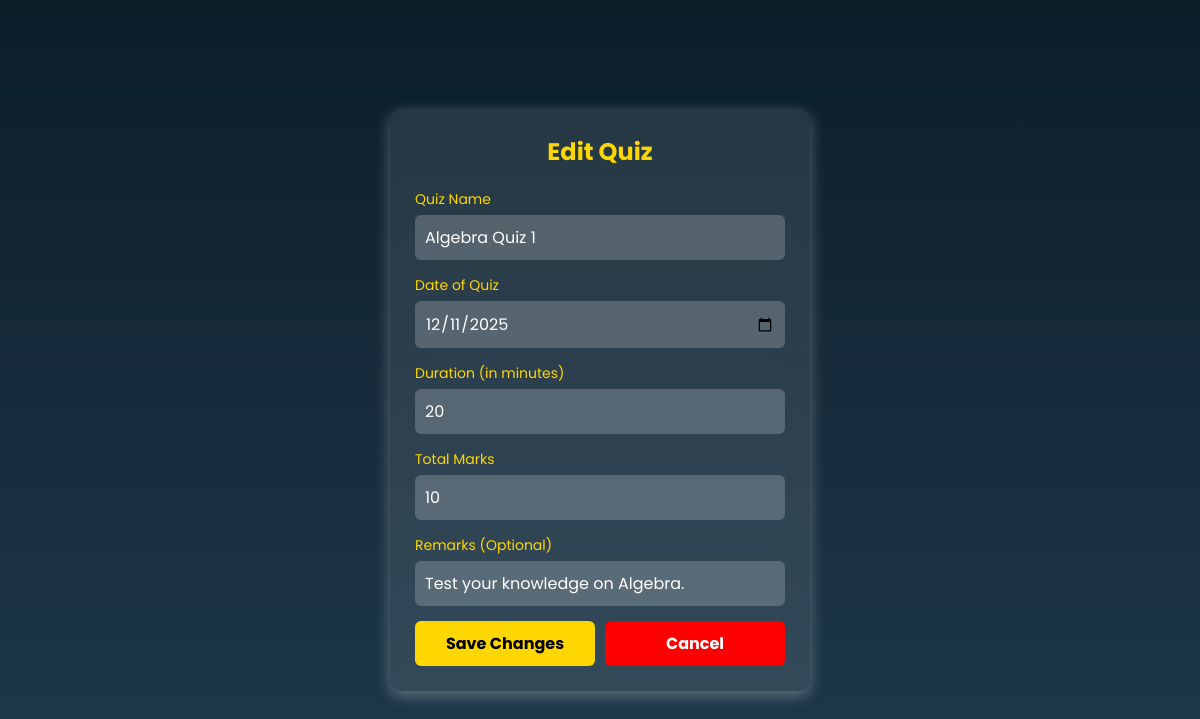
/edit-quiz/1, run on the app's committed database.
### models/database.py (models this page shows)
class Quiz(db.Model):
    __tablename__ = 'quiz'
    quiz_id = db.Column(db.Integer, primary_key=True, autoincrement=True)
    chap_id = db.Column(db.Integer, db.ForeignKey('chapter.chap_id', ondelete="CASCADE"), index=True, nullable=False)
    quiz_name = db.Column(db.String(255), nullable=False, default="Untitled Quiz")  # ✅ Added field
    date_of_quiz = db.Column(db.Date, nullable=True)
    duration = db.Column(db.Time, nullable=False)
    remarks = db.Column(db.Text, nullable=True)
    total_marks = db.Column(db.Integer, nullable=True)
    questions = db.relationship('Question', backref='quiz', cascade="all, delete", lazy=True)
    scores = db.relationship('Scores', backref='quiz', cascade="all, delete", lazy=True)

### controllers/controller.py (the view, shortened to what this page needs)
@app.route('/edit-quiz/<int:quiz_id>', methods=['GET', 'POST'])
def edit_quiz(quiz_id):
    quiz = Quiz.query.get_or_404(quiz_id)
    return render_template('editquiz.html', quiz=quiz, str='')

### templates/editquiz.html (shortened to what this page needs)
<!DOCTYPE html>
<html lang="en">
<head>
    <link rel="stylesheet" href="/static/newquiz.css">
</head>
<body>
    <form class="form-container" action="/edit-quiz/{{ quiz.quiz_id }}" method="post">
        <h2>Edit Quiz</h2>
        <div class="error">{{ str }}</div>
        <div class="input-group">
            <label for="quiz_name">Quiz Name</label>
            <input type="text" id="quiz_name" name="quiz_name" value="{{ quiz.quiz_name }}" required>
        </div>
        <div class="input-group">
            <label for="date_of_quiz">Date of Quiz</label>
            <input type="date" id="date_of_quiz" name="date_of_quiz" value="{{ quiz.date_of_quiz }}" required>
        </div>
        <div class="input-group">
            <label for="duration">Duration (in minutes)</label>
            <input type="number" id="duration" name="duration" value="{{ quiz.duration.hour * 60 + quiz.duration.minute }}" required>
        </div>
        <div class="input-group">
            <label for="total_marks">Total Marks</label>
            <input type="number" id="total_marks" name="total_marks" value="{{ quiz.total_marks }}" required>
        </div>
        <div class="input-group">
            <label for="remarks">Remarks (Optional)</label>
            <input type="text" id="remarks" name="remarks" value="{{ quiz.remarks }}">
        </div>
        <div class="button-group">
            <button type="submit">Save Changes</button>
            <a href="{{ url_for('quiz_details', quiz_id=quiz.quiz_id) }}" class="cancel-button">Cancel</a>
        </div>
    </form>
</body>
</html>

### static/newquiz.css (style rules this page uses)
* { margin: 0; padding: 0; box-sizing: border-box; font-family: 'Poppins', sans-serif; }
body { background: linear-gradient(to bottom, #0b1e28, #162b3c, #1e3a4c); min-height: 100vh; display: flex; justify-content: center; align-items: center; color: white; padding: 20px; }
.form-container { width: 100%; max-width: 420px; background: rgba(255, 255, 255, 0.1); backdrop-filter: blur(15px); padding: 25px; border-radius: 12px; box-shadow: 0px 5px 15px rgba(255, 255, 255, 0.3); text-align: center; }
.form-container h2 { color: #FFD700; font-size: 24px; margin-bottom: 15px; }
.error { color: red; padding-bottom: 5px; font-size: 14px; font-weight: bold; }
.input-group { margin-bottom: 15px; text-align: left; }
.input-group label { display: block; font-size: 14px; margin-bottom: 5px; color: #FFD700; }
.input-group input { width: 100%; padding: 10px; border: none; border-radius: 6px; font-size: 16px; background: rgba(255, 255, 255, 0.2); color: white; transition: 0.3s ease; }
.input-group input::placeholder { color: rgba(255, 255, 255, 0.6); }
.button-group { display: flex; justify-content: space-between; gap: 10px; margin-top: 10px; }
button, .cancel-button { flex: 1; text-align: center; padding: 10px 15px; border: none; border-radius: 6px; font-size: 16px; cursor: pointer; transition: all 0.3s ease; font-weight: bold; }
button { background: #FFD700; color: black; }
.cancel-button { background-color: red; color: white; text-decoration: none; display: flex; justify-content: center; align-items: center; }

### data on the page
Quiz: quiz_name "Algebra Quiz 1", date_of_quiz "12/11/2025", duration "20", total_marks "10", remarks "Test your knowledge on Algebra."
